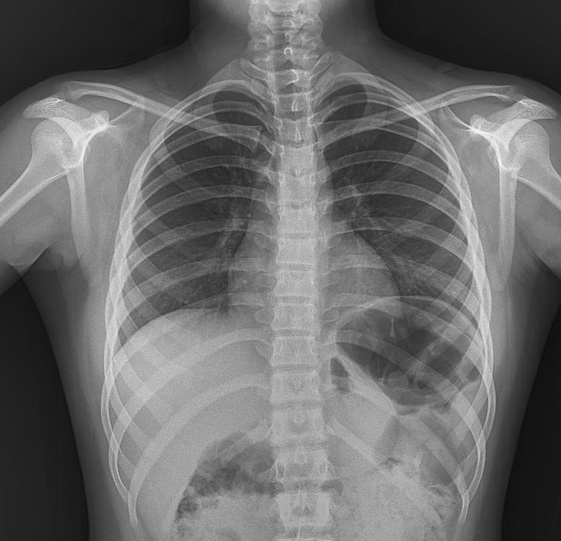
#> input picture input/medical.jpg, 561 x 541 px, shrunk from 736 x 710 before the run
$ python step4_histograms.py
#> lines starting #> are read from the running program, lines starting #| are printed output that depends on the picture
# STEP 4: Display each grayscale image with its intensity histogram

from pathlib import Path

import cv2
import matplotlib.pyplot as plt


PROJECT_FOLDER = Path(__file__).parent
INPUT_FOLDER = PROJECT_FOLDER / "input"


def load_grayscale_image(image_name):
    """
    Load an image directly as grayscale.

    Each pixel will have one intensity value from 0 to 255.
    """
#> called with image_name = 'medical.jpg'
    image_path = INPUT_FOLDER / image_name

    grayscale_image = cv2.imread(str(image_path), cv2.IMREAD_GRAYSCALE)
#> grayscale_image is the input picture: shape (541, 561); min 12, max 251, mean 106.7
#| Grayscale image shape: (541, 561)

    if grayscale_image is None:
        raise ValueError(
            f"Could not load image: {image_path}\n"
            "Check whether the image exists and is not corrupted."
        )

    return grayscale_image


def calculate_histogram(grayscale_image):
    """
    Calculate the grayscale intensity histogram.

    There are 256 bins because pixel values range from 0 to 255.
    """
    histogram = cv2.calcHist(
        [grayscale_image],  # Image to analyze
        [0],                # Grayscale channel index
        None,               # No mask; use the full image
        [256],              # 256 intensity bins
        [0, 256]            # Intensity range: 0 to 255
    )
#> histogram = 256 values, max 4021 at index 34, min 0 at index 0, mean 1185.6

    return histogram


def display_image_and_histogram(image_name, grayscale_image):
    """
    Show the original grayscale image beside its histogram.
    """
    histogram = calculate_histogram(grayscale_image)

    figure, axes = plt.subplots(1, 2, figsize=(12, 5))

    # Left: grayscale image
    axes[0].imshow(grayscale_image, cmap="gray", vmin=0, vmax=255)
    axes[0].set_title(f"Grayscale Image: {image_name}")
    axes[0].axis("off")

    # Right: histogram
    axes[1].plot(histogram, color="black")
    axes[1].set_title(f"Intensity Histogram: {image_name}")
    axes[1].set_xlabel("Pixel Intensity (0 = black, 255 = white)")
    axes[1].set_ylabel("Number of Pixels")
    axes[1].set_xlim([0, 256])
    axes[1].grid(alpha=0.3)

    plt.tight_layout()
    plt.show()
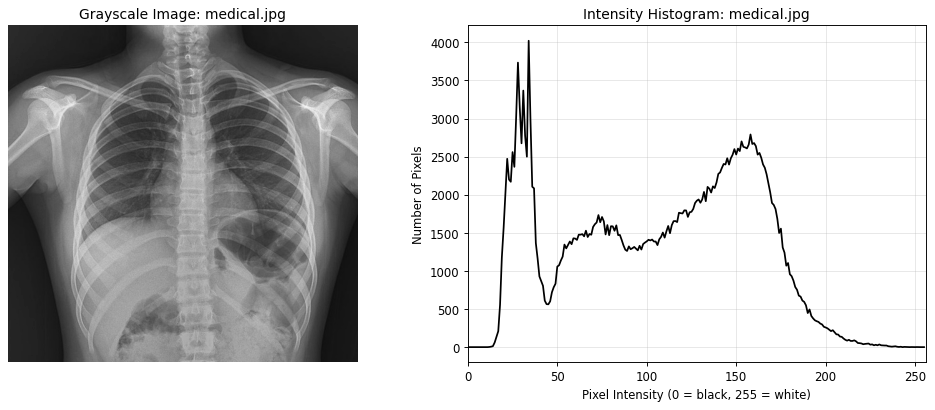
#> figure drawn by matplotlib, 2 panels; panel 2: curve peaks at x = 34, y = 4021


if __name__ == "__main__":
    image_names = ["medical.jpg", "dark.jpg", "bright.jpg"]

    for image_name in image_names:
        grayscale_image = load_grayscale_image(image_name)

        print(f"\nProcessing histogram for: {image_name}")
        print(f"Grayscale image shape: {grayscale_image.shape}")

        display_image_and_histogram(image_name, grayscale_image)
#> pass 2 of the loop `for image_name in image_names:`:
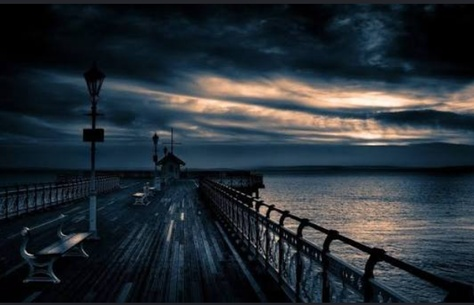
#> input picture input/dark.jpg, 474 x 305 px, shrunk from 622 x 400 before the run
#> in load_grayscale_image (call 2), `grayscale_image = cv2.imread(str(image_path), cv2.IMREAD_GRAYSCALE)`:
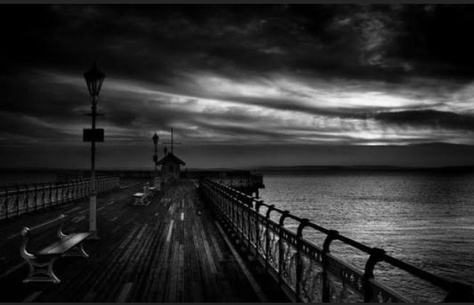
#> grayscale_image: shape (305, 474); min 0, max 249, mean 45.3
#| Grayscale image shape: (305, 474)
#> in display_image_and_histogram (call 2), `histogram = calculate_histogram(grayscale_image)`: histogram = 256 values, max 4918 at index 0, min 0 at index 250, mean 564.7
#> in display_image_and_histogram (call 2), `plt.show()`:
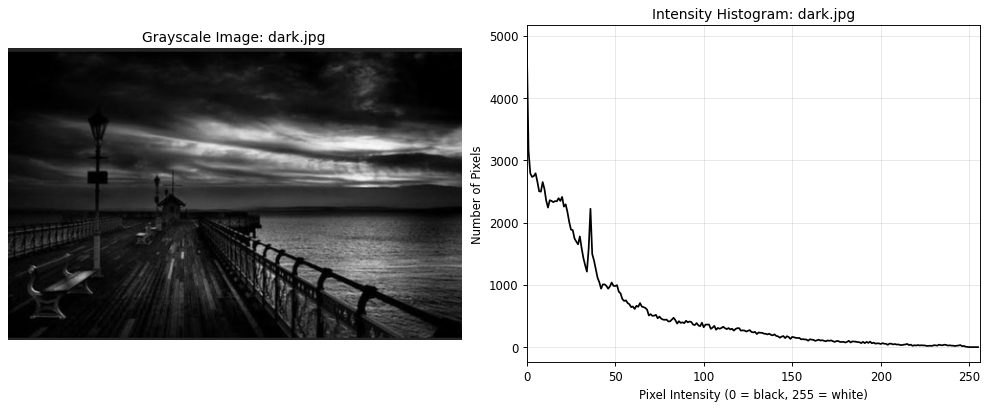
#> figure drawn by matplotlib, 2 panels; panel 2: curve peaks at x = 0, y = 4918
#> pass 3 of the loop `for image_name in image_names:`:
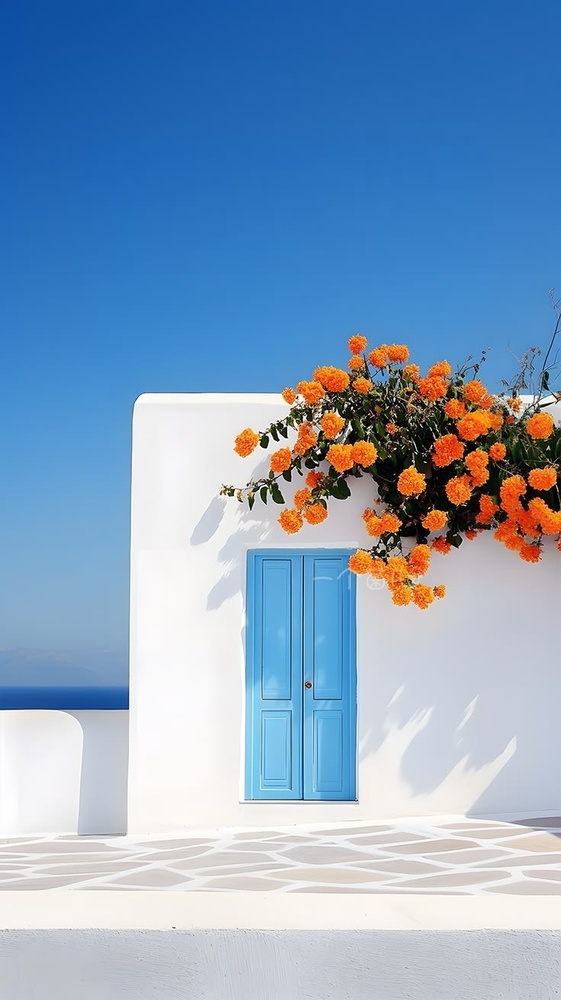
#> input picture input/bright.jpg, 561 x 1000 px, shrunk from 736 x 1313 before the run
#> in load_grayscale_image (call 3), `grayscale_image = cv2.imread(str(image_path), cv2.IMREAD_GRAYSCALE)`:
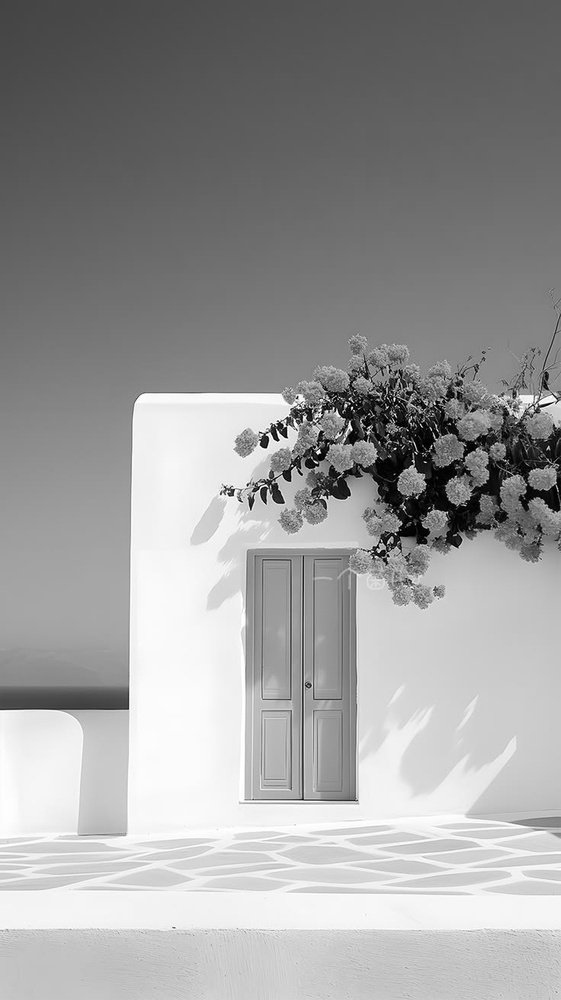
#> grayscale_image: shape (1000, 561); min 0, max 255, mean 155.6
#| Grayscale image shape: (1000, 561)
#> in display_image_and_histogram (call 3), `histogram = calculate_histogram(grayscale_image)`: histogram = 256 values, max 8946 at index 242, min 128 at index 60, mean 2191.4
#> in display_image_and_histogram (call 3), `plt.show()`:
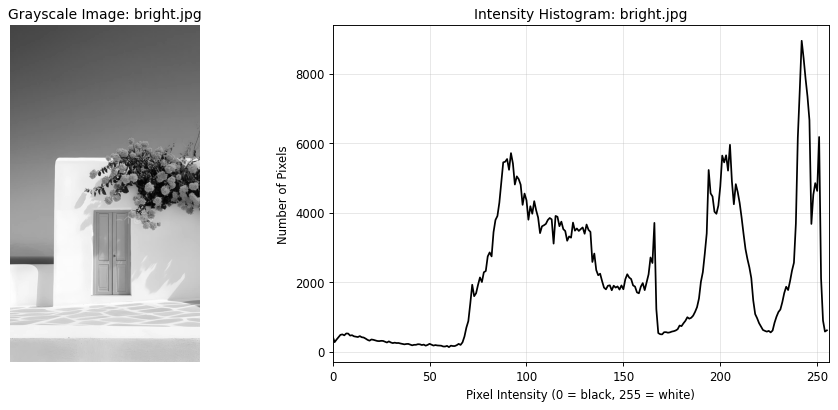
#> figure drawn by matplotlib, 2 panels; panel 2: curve peaks at x = 242, y = 8946
